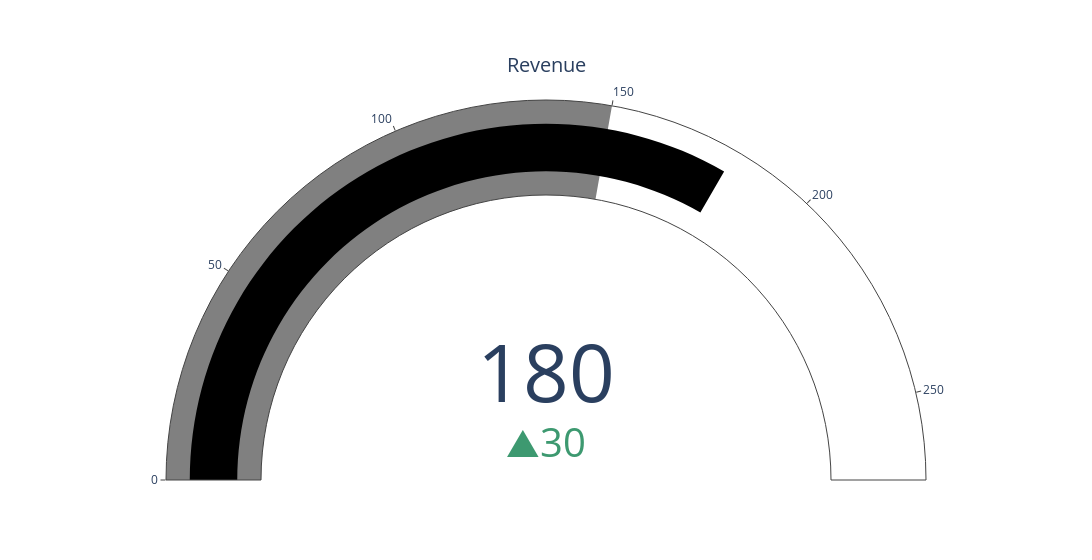

The notebook cell this image was saved under:
### Markdown cell above
## Junk for reference

### Code cell
fig = go.Figure()

fig.add_trace(go.Indicator(
    mode = "number+gauge+delta", value = 180,
    delta = {'reference': 150},
    # domain = {'x': [0.25, 1], 'y': [0.08, 0.25]},
    title = {'text': "Revenue"},
    gauge = {
        'steps': [{'range': [0, 150], 'color': "gray"}],
        'bar': {'color': "black"}}))

fig.update_layout(width=1200)

### Figure 1 — Plotly figure (JSON) as saved in the notebook; plotly's stock layout.template omitted (floating-point values rounded to 4 significant figures)
{"data": [{"delta": {"reference": 150}, "gauge": {"bar": {"color": "black"}, "steps": [{"color": "gray", "range": [0, 150]}]}, "mode": "number+gauge+delta", "title": {"text": "Revenue"}, "type": "indicator", "value": 180}], "layout": {"width": 1200}}
